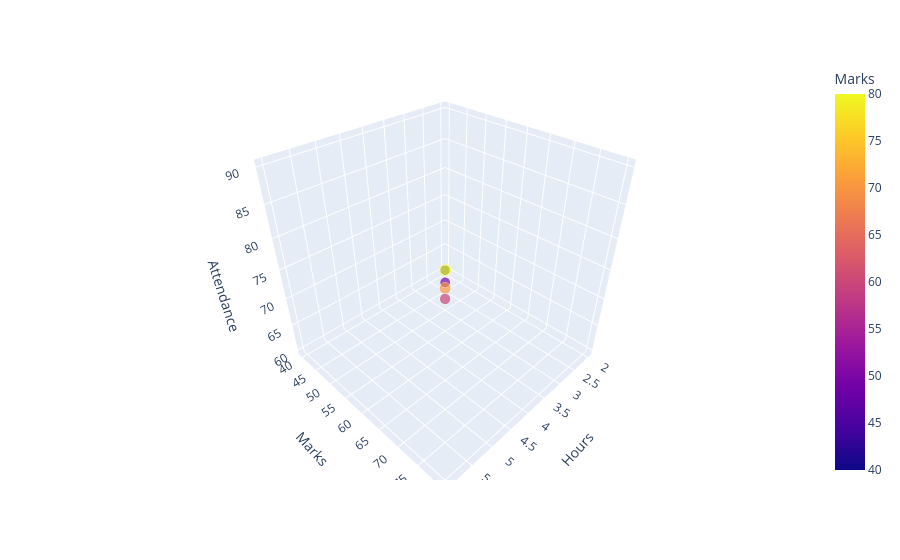

Notebook source saved alongside this figure:
### Markdown cell above
# 3-D scatter plot

### Code cell
data={'Hours':[2,3,4,5,6],
     'Marks':[40,50,60,70,80],
     'Attendance':[60,65,70,80,90]}
df=pd.DataFrame(data)
fig= px.scatter_3d(df, x='Hours', y='Marks', z='Attendance', color='Marks', size='Attendance')
fig.show()

### Figure 1 — Plotly figure (JSON) as saved in the notebook; plotly's stock layout.template omitted (floating-point values rounded to 4 significant figures)
{"data": [{"hovertemplate": "Hours=%{x}<br>Marks=%{marker.color}<br>Attendance=%{marker.size}<extra></extra>", "legendgroup": "", "marker": {"color": [40, 50, 60, 70, 80], "coloraxis": "coloraxis", "size": [60, 65, 70, 80, 90], "sizemode": "area", "sizeref": 0.225, "symbol": "circle"}, "mode": "markers", "name": "", "scene": "scene", "showlegend": false, "type": "scatter3d", "x": [2, 3, 4, 5, 6], "y": [40, 50, 60, 70, 80], "z": [60, 65, 70, 80, 90]}], "layout": {"coloraxis": {"colorbar": {"title": {"text": "Marks"}}, "colorscale": [[0, "#0d0887"], [0.1111, "#46039f"], [0.2222, "#7201a8"], [0.3333, "#9c179e"], [0.4444, "#bd3786"], [0.5556, "#d8576b"], [0.6667, "#ed7953"], [0.7778, "#fb9f3a"], [0.8889, "#fdca26"], [1, "#f0f921"]]}, "legend": {"itemsizing": "constant", "tracegroupgap": 0}, "margin": {"t": 60}, "scene": {"domain": {"x": [0, 1], "y": [0, 1]}, "xaxis": {"title": {"text": "Hours"}}, "yaxis": {"title": {"text": "Marks"}}, "zaxis": {"title": {"text": "Attendance"}}}}}
